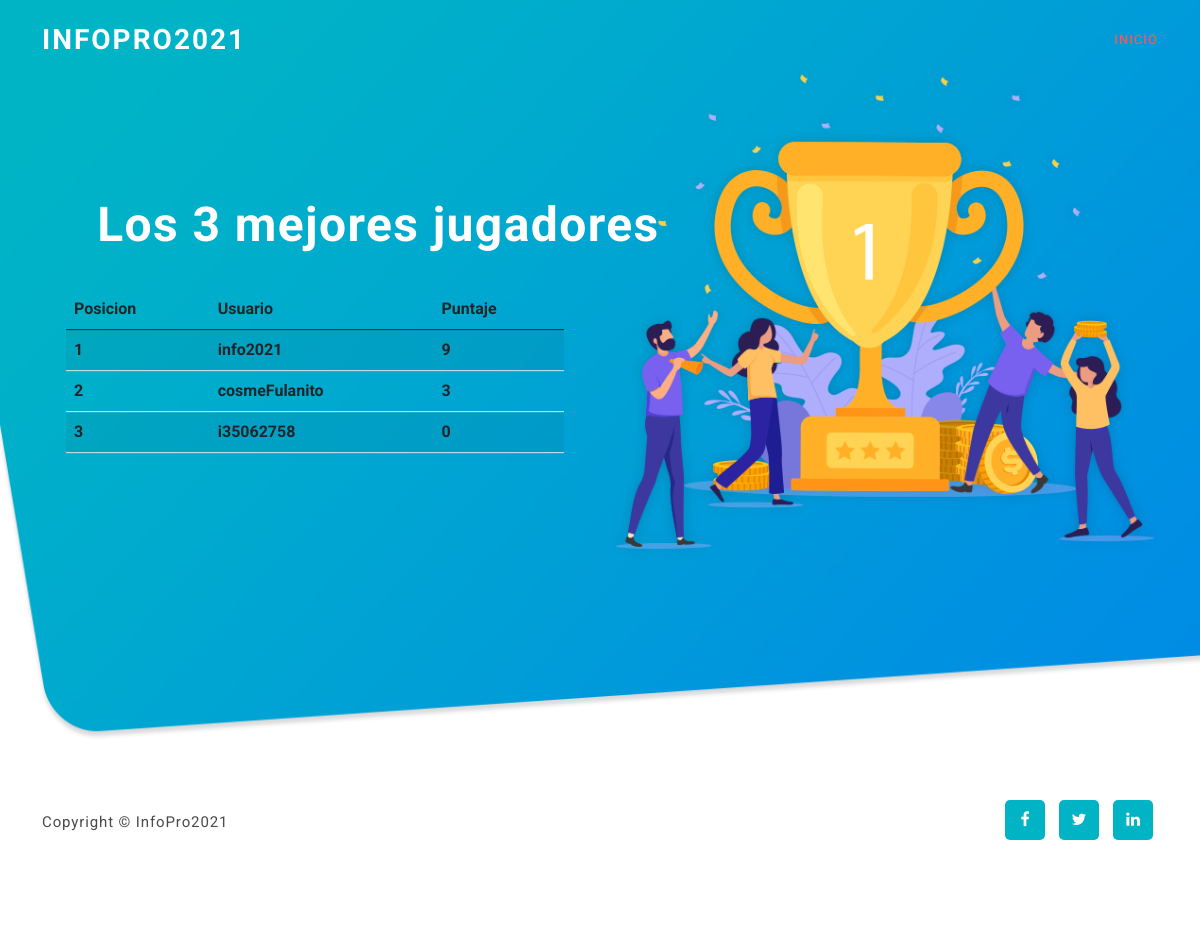
/tablero/, run on the app's committed database.
### preguntas/models.py (models this page shows, shortened)
class Jugador(models.Model):
    nombre=models.CharField(max_length=64)
    apellido=models.CharField(max_length=64)
    puntaje=models.IntegerField(default=0)
    puntaje_maximo=models.IntegerField(default=0)

### preguntas/views.py (the view)
# urls.py: path('tablero/',views.tablero,name="tablero")
def tablero(request):
    total_usuarios=Jugador.objects.order_by('-puntaje_maximo')[:10]
    contador=total_usuarios.count()
    return render(request,'preguntas/tablero.html',{
        'total_usuarios':total_usuarios,
        'contador':contador,
    })

### preguntas/templates/preguntas/tablero.html
{% extends "preguntas/layout.html" %}
{% block body %}
<div class="container">
	<h1 class="text-center my-4">
		<span class="badge badge-info">
			Los {{contador}} mejores jugadores
		</span>
	</h1>
	<table class="table table-striped table-bodered">
		<thead>
			<tr>
				<th>Posicion</th>
				<th>Usuario</th>
				<th>Puntaje</th>
			</tr>
		</thead>
		<tbody>
			{% for jugador in total_usuarios %}
				<tr>
					<th>{{forloop.counter}}</th>
					<th>{{jugador.nombre}}</th>
					<th>{{jugador.puntaje_maximo}}</th>
				</tr>
			{% endfor %}
		</tbody>
	</table>
</div>
{% endblock %}

### preguntas/static/css/templatemo-art-factory.css (style rules this page uses)
html, body, div, span, applet, object, iframe, h1, h2, h3, h4, h5, h6, p, blockquote, div pre, a, abbr, acronym, address, big, cite, code, del, dfn, em, font, img, ins, kbd, q, s, samp, small, strike, strong, sub, sup, tt, var, b, u, i, center, dl, dt, dd, ol, ul, li, figure, header, nav, section, article, aside, footer, figcaption { margin: 0; padding: 0; border: 0; outline: 0; }
* { box-sizing: border-box; }
html, body { font-family: "Roboto", sans-serif; font-weight: 400; background-color: #fff; font-size: 16px; -ms-text-size-adjust: 100%; -webkit-font-smoothing: antialiased; -moz-osx-font-smoothing: grayscale; }
h1, h2, h3, h4, h5, h6 { margin-top: 0px; margin-bottom: 0px; }
html, body { background: #fff; font-family: "Roboto", sans-serif; }
.welcome-area .header-text h1 { font-weight: 400; font-size: 64px; line-height: 80px; letter-spacing: 1.4px; margin-bottom: 30px; color: #fff; }

### data on the page
Jugador: nombre "info2021", puntaje_maximo "9"
Jugador: nombre "cosmeFulanito", puntaje_maximo "3"
Jugador: nombre "i35062758", puntaje_maximo "0"

### other printed values
{{ contador }} "3"
